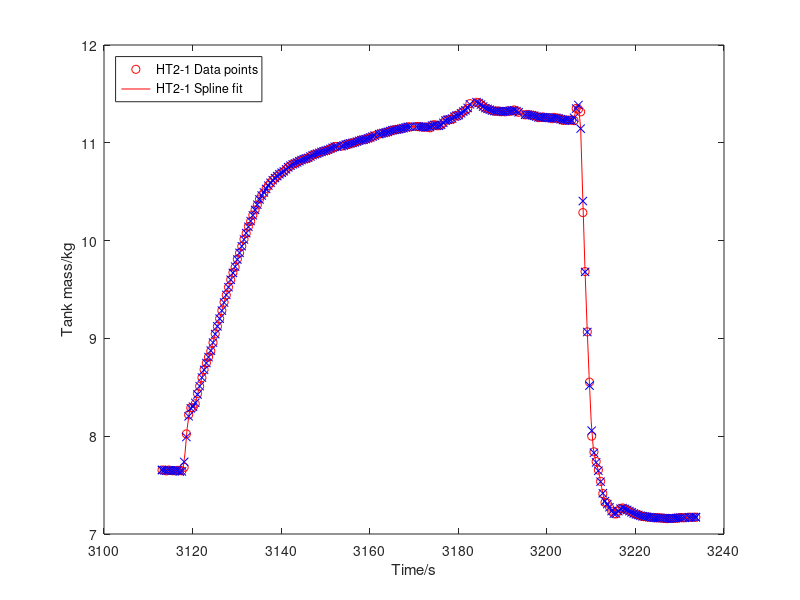
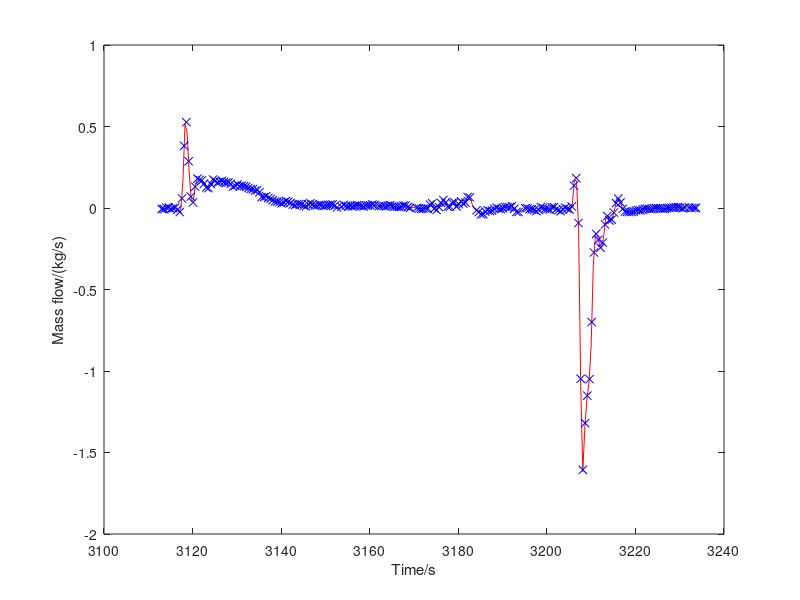
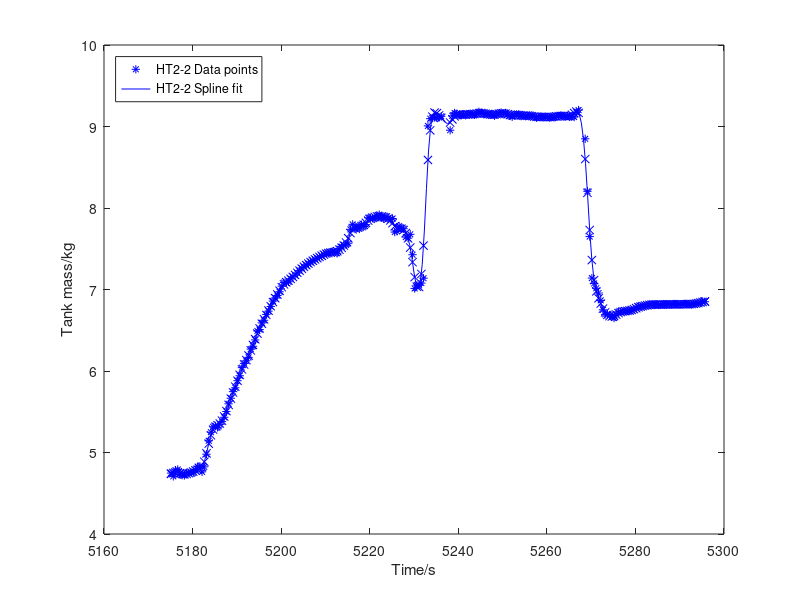
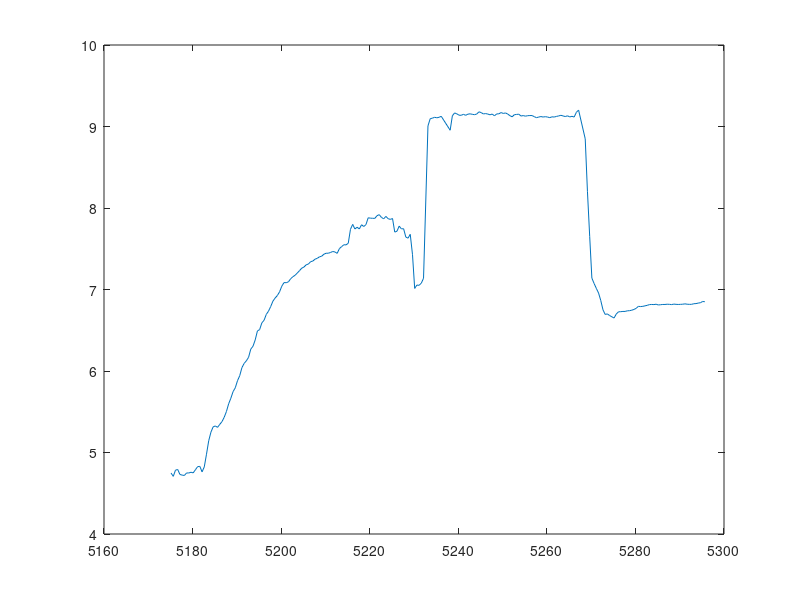

The MATLAB script that drew these images, in order:
close all
data1 = load('Datasets/HT-2/ht21.mat');
data2 = load('Datasets/HT-2/ht22.mat');
%% process mass
% HT2-1
time1 = data1.data.TANK_WEIGHT(:,1);
weight1 = data1.data.TANK_WEIGHT(:,2);
%splinetool(time,weight)
spline1_1 = csapi(time1,weight1); %cubic spline fit of the tank mass
spline1_2 = csaps(time1,weight1); %cubic spline smooth fit of the tank mass

%HT2-2
time2 = data2.data.TANK_WEIGHT(:,1);
weight2 = data2.data.TANK_WEIGHT(:,2);

spline2_1 = csapi(time2,weight2); %cubic spline fit of the tank mass
spline2_2 = csaps(time2,weight2,0.8); %cubic spline smooth fit of the tank mass

figure(1)
plot(time1, weight1, 'ro')
hold on
fnplt(spline1_2, 'r-')
xlabel('Time/s');
ylabel('Tank mass/kg');
legend('HT2-1 Data points', 'HT2-1 Spline fit','Location', 'northwest');

figure(3)
plot(time2, weight2, 'b*')
hold on
fnplt(spline2_2, 'b-')
xlabel('Time/s');
ylabel('Tank mass/kg');
legend('HT2-2 Data points', 'HT2-2 Spline fit','Location', 'northwest');

%% Differentiate mass to get mass flow
weightprime1 = fnder(spline1_2); %first order derivative of tank mass HT2-1
weightprime2 = fnder(spline2_2); %HT2-2
figure(2)
fnplt(weightprime1, 'r-');
hold on
%fnplt(weightprime2, 'b-');
xlabel('Time/s');
ylabel('Mass flow/(kg/s)');
%legend('HT2-1', 'HT2-2');


%% 
figure(4)
plot(data2.data.TANK_WEIGHT(:,1), data2.data.TANK_WEIGHT(:,2))

